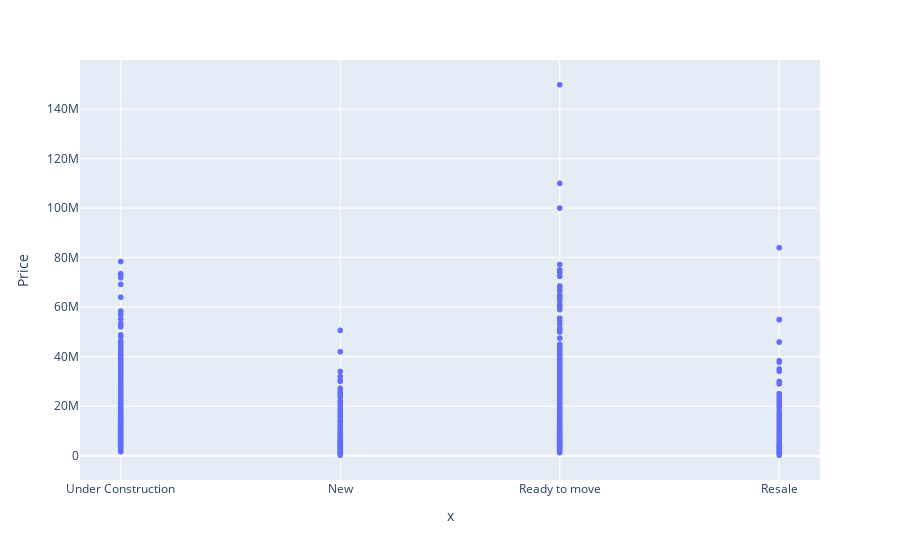

The notebook cell this image was saved under:
### Code cell
fig = px.scatter(data, x=df['Status'], y='Price')
fig.show()

### Figure 1 — Plotly figure (JSON) as saved in the notebook; plotly's stock layout.template omitted (floating-point values rounded to 4 significant figures; data arrays with more than 128 entries replaced by an {"elided": "..."} marker saying what was removed)
{"data": [{"hovertemplate": "x=%{x}<br>Price=%{y}<extra></extra>", "legendgroup": "", "marker": {"color": "#636efa", "symbol": "circle"}, "mode": "markers", "name": "", "showlegend": false, "type": "scattergl", "x": {"elided": "3392 str values"}, "xaxis": "x", "y": {"elided": "3392 int values"}, "yaxis": "y"}], "layout": {"legend": {"tracegroupgap": 0}, "margin": {"t": 60}, "xaxis": {"anchor": "y", "domain": [0, 1], "title": {"text": "x"}}, "yaxis": {"anchor": "x", "domain": [0, 1], "title": {"text": "Price"}}}}
